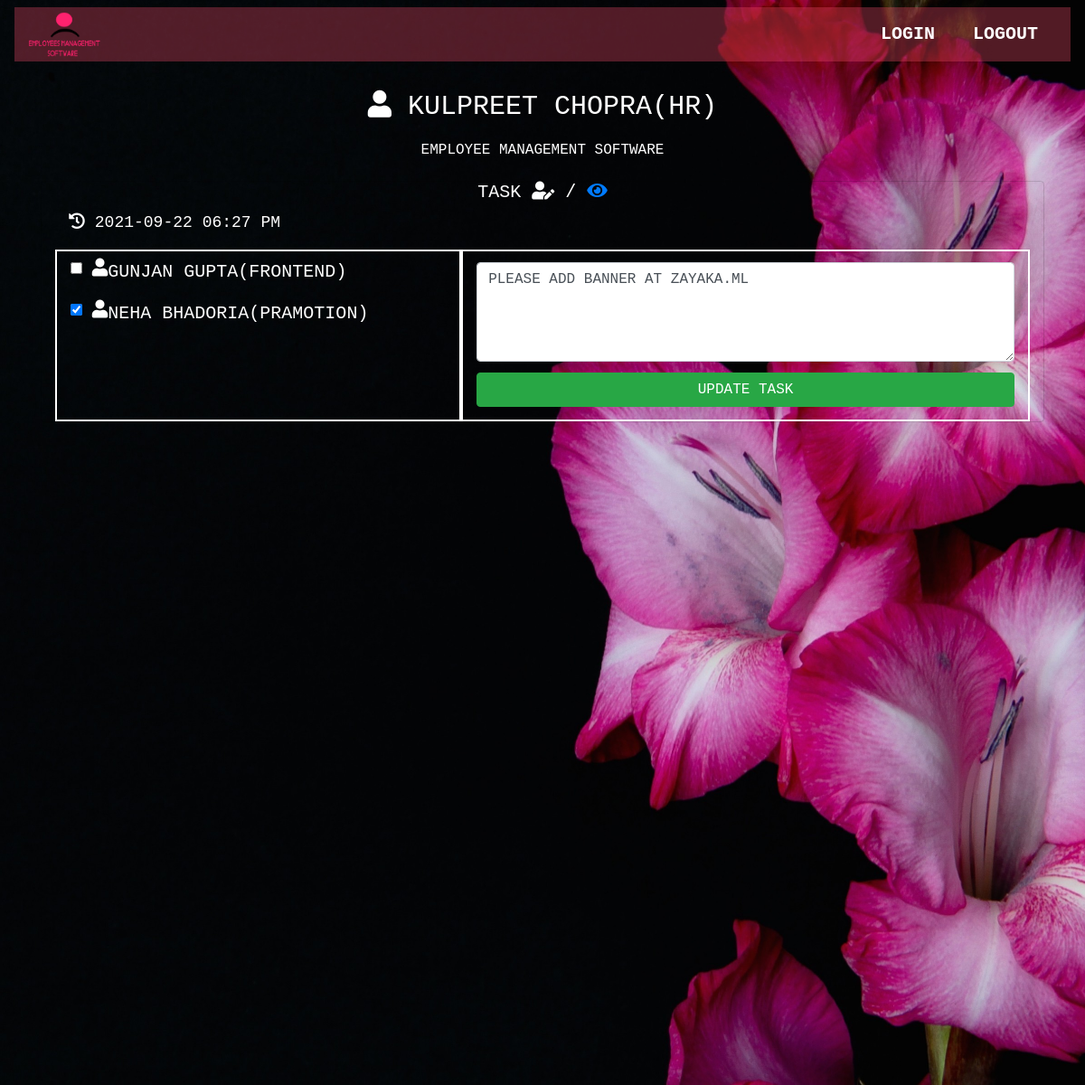
The page /admin/taskedit.php?id=2 (signed in) on the database its author committed.
### tables this page shows
CREATE TABLE `employee` (
  `id` int(11) NOT NULL,
  `name` varchar(350) NOT NULL,
  `email` varchar(100) NOT NULL,
  `mobile` varchar(350) NOT NULL,
  `address` text NOT NULL,
  `gender` varchar(350) NOT NULL,
  `department` varchar(350) NOT NULL,
  `password` varchar(350) NOT NULL,
  `forgott_pass` varchar(350) NOT NULL,
  `image` text NOT NULL,
  `role` varchar(350) NOT NULL,
  `time` timestamp NOT NULL DEFAULT CURRENT_TIMESTAMP ON UPDATE CURRENT_TIMESTAMP
);

CREATE TABLE `task` (
  `id` int(11) NOT NULL,
  `emp_id` int(11) NOT NULL,
  `name` varchar(350) NOT NULL,
  `email` varchar(350) NOT NULL,
  `message` text NOT NULL,
  `admin` varchar(350) NOT NULL,
  `status` varchar(350) NOT NULL,
  `time` varchar(350) NOT NULL
);

### admin/taskeditp.php (the view, shortened to what this page needs)
<?php
       $user=$_SESSION['email'];
  ?>
  <?php
include ('dbcon.php');
if (isset($_GET['id']))
{
$id =$_GET['id'];
$query ="select * From task where id=$id";
$fire =mysqli_query($con,$query);
$user = mysqli_fetch_assoc($fire);
}
?>
<div class="card container-fluid" style="background-color:transparent!important;">
  <h5 class="text-center">Task <i class="fas fa-user-edit"></i> / <a style="color:#007bff!important;" href="viewtask.php"><i class="fas fa-eye"></i></a></h5>
                    <form method="post" enctype="multipart/form-data">
                      <div class="container-fluid">
                        <p><?php date_default_timezone_set("Asia/Kolkata");?>
                          <i class="fas fa-history"></i><?php echo " " . date("Y-m-d");echo " " . date("h:i A");?></p>
                        <div class="row">
                          <div class="col-md-5 scrollable" style="border:2px solid white;">
                            <?php
       include ('dbcon.php');
       $q3 = "select * from employee where role='employee' order by id desc";
       $query3 = mysqli_query($con, $q3);
       while ($result3 = mysqli_fetch_array($query3)) {
     ?>
                            <input type="checkbox" name="emp_id" value="<?php echo$result3['id'];?>"<?php echo ($user["emp_id"]==$result3['id'])?'checked':'' ?>>
                            <label class="mob"><i class="fas fa-user"></i> <?php echo$result3['name'];?>(<?php echo$result3['department'];?>)</label>
                            <br>
                          <?php
                          }
                          ?>
                          </div>
                          <br>
                          <div class="col-md-7" style="border:2px solid white;">
                            <textarea style="margin-top:12px;" name="message" class="form-control"rows="4" placeholder="&#129488 Assign Task To Employees...."><?php echo $user['message'] ?></textarea>
                            <button style="margin-top:12px;margin-bottom:12px;" type="submit" name="update" class="btn btn-success btn-block">UPDATE TASK</button>
                          </div>
                        </div>
                      </div>
                    </form>
          </div>

### admin/header.php (shortened to what this page needs)
<?php
       include ('dbcon.php');
       $pass=$_SESSION['password'];
       $user=$_SESSION['email'];
       $q = "SELECT * FROM `employee` WHERE  `password`='$pass' && `email`='$user'";
       $query = mysqli_query($con, $q);
       $result = mysqli_fetch_array($query);
  ?>
<!DOCTYPE html>
<html>
<head>
    <link rel="stylesheet" href="https://stackpath.bootstrapcdn.com/bootstrap/4.3.1/css/bootstrap.min.css">
    <link rel="stylesheet" href="https://stackpath.bootstrapcdn.com/bootstrap/4.5.0/css/bootstrap.min.css">
    <link rel="stylesheet" href="https://pro.fontawesome.com/releases/v5.10.0/css/all.css"/>
    <link rel="stylesheet" href="https://cdnjs.cloudflare.com/ajax/libs/animate.css/4.0.0/animate.min.css">
    <link rel="stylesheet" type="text/css" href="css/index.css">
</head>
<body>
<div class="bgimg">
    <div class="container-fluid">
      <nav class="navbar navbar-expand-sm navbar-dark fixed-top a bg">
        <div class="container-fluid" style="background:#f24d6a54!important;">
          <a href="index.php">
            <img class="web-logo" src="../image/logo.png" width="80px" height="50px" ;>
          </a>
          <div class="collapse navbar-collapse" id="a">
            <ul class="navbar-nav ml-auto " style="text-align:center;">
              <li class="nav-item">
                <button type="button" class="btn"><a href="" data-target="#login" data-toggle="tab" class="nav-link"><b>Login</b></a></button>
              </li>
              <li class="n style=av-item">
                <button type="button" class="btn "><a href="logout.php" class="nav-link"><b>Logout</b></a></button>
              </li>
            </ul>
            <br>
          </div>
        </div>
      </nav>
    </div>
  <div class="topleft">
    <p><i class="fas fa-user"></i> <?php echo$result['name'];?><span class="mob">(<?php echo$result['department'];?>)</span>
      </p>
    <h6>employee management software</h6>
  </div>

### admin/css/index.css (style rules this page uses)
* { text-transform:uppercase; }
body, html { height: 100%; margin: 0; }
label { text-transform:uppercase; }
.bgimg { background-image: url('../../image/bg2.jpg'); height:1200px; background-position: center; background-size: cover; position: relative; color: white; font-family: "Courier New", Courier, monospace; font-size: 36px; }
.topleft { position:relative; top:8%!important; font-size:30px; text-align:center; }
label { color:white; font-size:20px; }
a { color:white!important; font-size: 20px; text-decoration:none!important; }
@media (min-width: 724px) { .scrollable { height: 190px; overflow-y: scroll; } }

### admin/header.php (style rules this page uses)
label { display: inline-flex; margin-bottom: .5rem; margin-top: .5rem; }

### rows shown on the page
employee: name "KULPREET CHOPRA", department "HR"
employee: name "GUNJAN GUPTA", department "FRONTEND"
task: emp_id "☑", message "Please add banner at zayaka.ml"
employee: name "NEHA BHADORIA", department "PRAMOTION"
